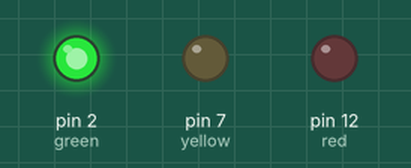
A sketch run on a simulated Arduino Uno, built with avr-gcc and run on an emulated ATmega328P. Parts: output pins drawn as LEDs (lit = HIGH).

Above: at 1.0 s.
At 2.2 s:
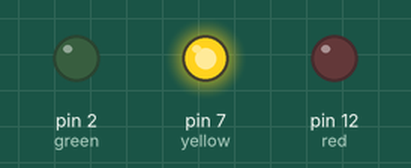
At 6.5 s:
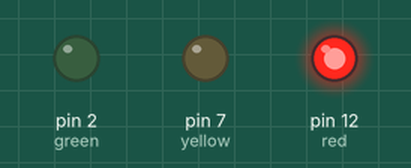
Timing chart, 0 to 8.1 s (numbered marks = the images above):
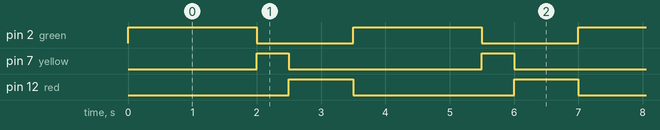

Measured:
- by itself, pin 2 (green): alternates HIGH for 2.0 s and LOW for 1.5 s
- by itself, pin 7 (yellow): alternates HIGH for 0.50 s and LOW for 3.0 s
- by itself, pin 12 (red): alternates HIGH for 1.0 s and LOW for 2.5 s

The sketch:

traffic_light.ino
```cpp
//name pins for easy understanding
#define green 2
#define yellow 7
#define red 12

//make a function for lighting every led
//do while(0) is used to make the function loop for one time
#define lighting(color, msec) do{ digitalWrite(color, HIGH); delay(msec); digitalWrite(color, LOW); }while(0);

void setup()
{
  //setup pin types
  pinMode(red, OUTPUT);
  pinMode(yellow, OUTPUT);
  pinMode(green, OUTPUT);
  Serial.begin(9600);
}

void loop()
{
  //light the green for 2s then close
  lighting(green, 2000);

  //light the yellow for 0.5s then close
  lighting(yellow, 500);

  //light the red for 1s then close
  lighting(red, 1000);

}
```
